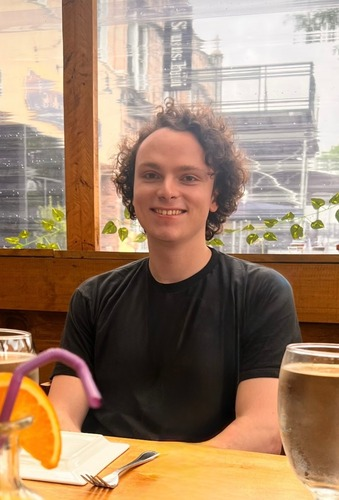
#> input picture images/me-2025.jpg, 339 x 500 px
$ python brailleDither.py ../../images/me-2025.jpg
#> lines starting #> are read from the running program, lines starting #| are printed output that depends on the picture; after the words box and inside, x2 and y2 are one past the last pixel; in counts of white or black regions, pixels touching at a corner belong together
'''Render an image in braille characters
Each braille character is a 4x2 grid.

In each grid space, there can be a dot or nothing. This means each braille character is like a 4x2
black and white image with bit depth of 1

This means we can render an image as a grid of braille characters with dithering

The image will be broken down into little 4x2 sections, and based on what pixels are going to be on and off,
we decide which braille character to put there

The tricky part is converting from a grid of pixels to the right braille character.
Here is how unicode does it:
Each Position in the braille character's grid is numbered like this:
1 4
2 5
3 6
7 8
The reason for the bottom two being out of order is because braille used to just be 3x2, but they
added the bottom two dots and didn't want to change the encoding for 3x2 characters.
Anyway, unicode basically counts the dots like binary with the reading order described by the numbering. This means each
character can be encoded with 8 bits. For example:
hex: 41
binary:
0100 0001
8765 4321
 7      1
This means the top left and bottom left are dots
here's the actual braille character:    ⡁
here's a full braille character (FF):   ⣿

And in unicode, each braille character is prefixed with 28, so this character would be U+2841

That's how you convert from binary to braille, but how do we go from knowing which dots we want to binary?
We go in reverse, recording each bit, building a binary string. For example:
⢦
The 8th position has a dot. 1
1
The 7th position has no dot. 0
10
the 6th position has a dot. 1
101
the 5th position has no dot. 0
1010
the 4th position has no dot. 0
1010 0
the 3rd position has a dot. 1
1010 01
the 2nd position has a dot. 1
1010 011
the 1st position has no dot. 0
1010 0110
Hex: A6
'''
import numpy as np
from PIL import Image

def findClosestColor(color: int) -> int:
    '''color in range [0, 1)
    Rounds nearest 0 or 1
    '''
    if color < .5:
        return 0
    else:
        return 1


def dither(arr: np.ndarray) -> np.ndarray:
    '''dithers image

    Args:
        arr (numpy.ndarray): image in range [0, 256)
            shape (height, width)

    Returns:
        numpy.ndarray: dithered image in range [0, 1)
            shape (height, width)
    '''
    # normalize image to [0, 1)
    arr = np.copy(arr)
    arr = arr / 256

    height, width = arr.shape[:2]
    for r in range(height):
        for c in range(width):
            oldPixel = arr[r, c]
            newPixel = findClosestColor(oldPixel)
            arr[r, c] = newPixel
            error = oldPixel - newPixel

            right = c < width - 1
            down = r < height - 1
            left = c > 0

            if right:
                arr[r, c+1] += error * 7/16
            if right and down:
                arr[r+1, c+1] += error * 1/16
            if down:
                arr[r+1, c] += error * 5/16
            if left and down:
                arr[r+1, c-1] += error * 1/16
    return arr

def binaryToBraille(arr: np.ndarray) -> str:
    '''4x2 binary arr to braille
    '''
    # read the binary string in reverse braille order
    binaryString = ''
    binaryString += str(arr[3, 1])
    binaryString += str(arr[3, 0])
    binaryString += str(arr[2, 1])
    binaryString += str(arr[1, 1])
    binaryString += str(arr[0, 1])
    binaryString += str(arr[2, 0])
    binaryString += str(arr[1, 0])
    binaryString += str(arr[0, 0])

    hexString = hex(int(binaryString, 2))
    # now remove the leading '0x'
    hexString = hexString[2:]
    if len(hexString) == 1:
        # pad beginning with 0 if necessary
        hexString = '0' + hexString
    # unicode prefixes braille characters with 28
    hexString = '28' + hexString
    unicodeEncoding = int(hexString, 16)
    brailleCharacter = chr(unicodeEncoding)
    return brailleCharacter


def ditheredToBraille(arr: np.ndarray) -> str:
    '''Convert dithered array into braille characters

    Args:
        arr (numpy.ndarray): dithered array of binary values
            shape: (height, width) where
            height % 4 == 0
            width % 2 == 0

    Returns:
        str: braille characters
            newline-separated grid of braille characters for the image
            "shape" will be (height / 4, width / 2)

    Raises:
        ValueError: when dimensions are invalid
    '''
    arr = arr.astype('int')
    height, width = arr.shape
    if height % 4 != 0 or width % 2 != 0:
        raise ValueError(f"shape must be a multiple of 4x2: {(height, width)}")

    lines = []
    for i in range(height // 4):
        r = i*4
        line = ''
        for j in range(width // 2):
            c = j*2
            subArr = arr[r:r+4, c:c+2]
            brailleCharacter = binaryToBraille(subArr)
            line += brailleCharacter
        lines.append(line)
    braille = '\n'.join(lines)
    return braille

def main(imgPath: str) -> None:
#> called with imgPath = '../../images/me-2025.jpg'
    img = Image.open(imgPath)
#> img is the input picture: PIL image 339x500 RGB; mean R, G, B 160, 132, 107.8
    # grayscale
    img = img.convert('L')
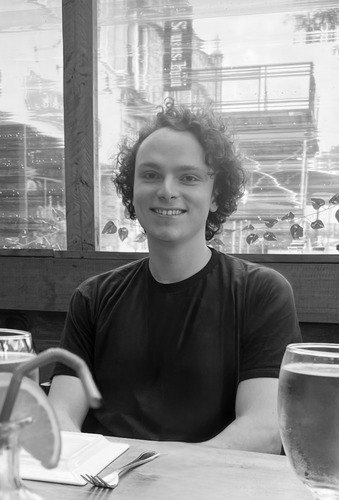
#> img: PIL image 339x500 L; min 1, max 255, mean 137.6
    img = img.resize((80, 80))
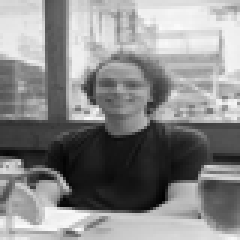
#> img: PIL image 80x80 L (shown 3 times larger); min 0, max 250, mean 137.6
    arr = np.asarray(img)
    dithered = dither(arr)
#> after the loop in dither, `for r in range(height):`:
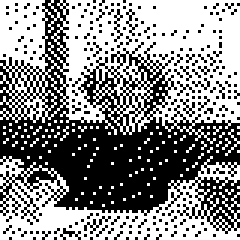
#> arr: shape (80, 80) float64 (shown 3 times larger); values 0 (black) and 1 (white), 54.2% white; 223 black regions (222 under 20 px), largest, box (x1, y1, x2, y2) and area: (0, 0, 80, 78) 2528
    braille = ditheredToBraille(dithered)
    print(braille)
    with open('braille.txt', 'w', encoding='utf-8') as f:
        f.write(braille)
if __name__ == '__main__':
    import sys
    if len(sys.argv) < 2:
        print('must supply image path')
        sys.exit(1)
    imgPath = sys.argv[1]
    main(imgPath)

$ run again, on images/me.jpg
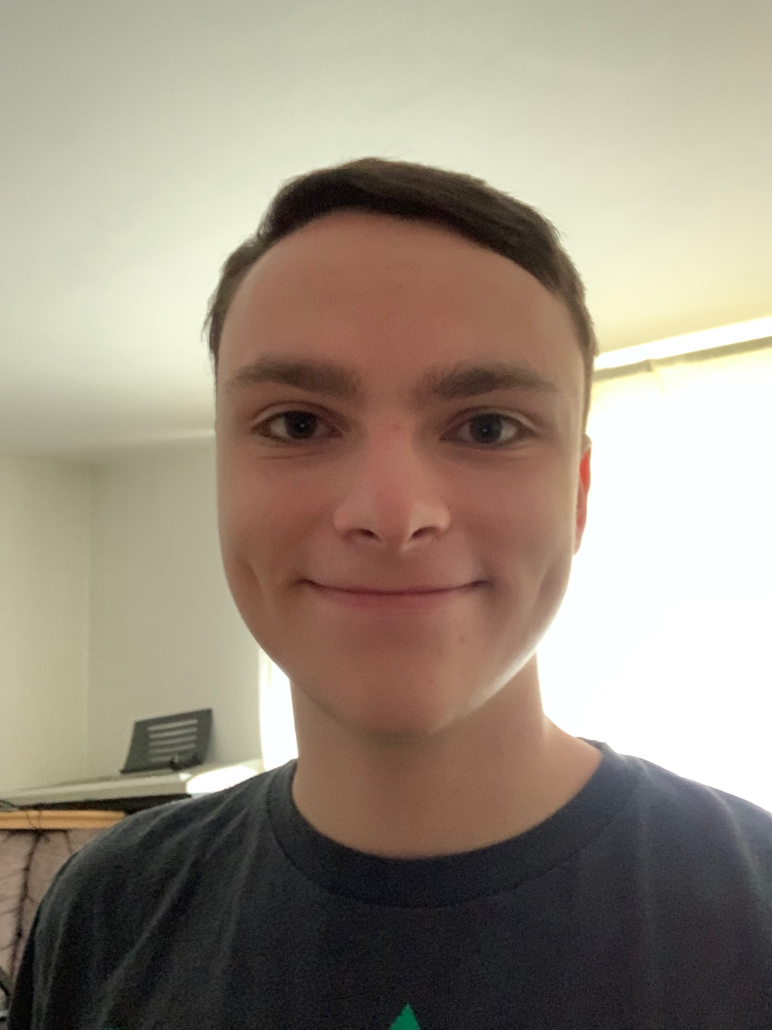
#> input picture images/me.jpg, 2316 x 3088 px (shown at 1/3 size)
#> in main, img is the input picture: PIL image 2316x3088 RGB; mean R, G, B 154.2, 142.7, 128.1
#> in main, `img = img.resize((80, 80))`:
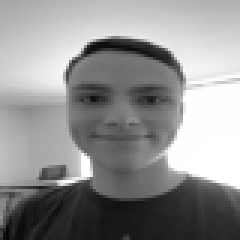
#> img: PIL image 80x80 L (shown 3 times larger); min 6, max 255, mean 144.5
#> after the loop in dither, `for r in range(height):`:
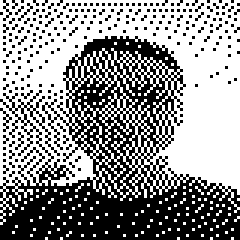
#> arr: shape (80, 80) float64 (shown 3 times larger); values 0 (black) and 1 (white), 56.6% white; black in thin lines or dots
